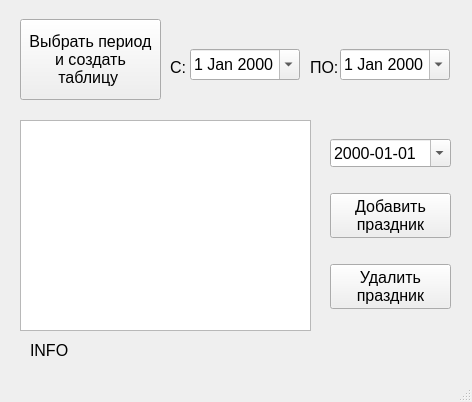
<?xml version="1.0" encoding="UTF-8"?>
<ui version="4.0">
 <class>MainWindow</class>
 <widget class="QMainWindow" name="MainWindow">
  <property name="geometry">
   <rect>
    <x>0</x>
    <y>0</y>
    <width>472</width>
    <height>402</height>
   </rect>
  </property>
  <property name="windowTitle">
   <string>Рабочие дни</string>
  </property>
  <widget class="QWidget" name="centralwidget">
   <widget class="QDateEdit" name="dateEdit_from">
    <property name="geometry">
     <rect>
      <x>190</x>
      <y>49</y>
      <width>110</width>
      <height>31</height>
     </rect>
    </property>
    <property name="font">
     <font>
      <pointsize>12</pointsize>
     </font>
    </property>
    <property name="currentSection">
     <enum>QDateTimeEdit::MonthSection</enum>
    </property>
    <property name="calendarPopup">
     <bool>true</bool>
    </property>
   </widget>
   <widget class="QDateEdit" name="dateEdit_to">
    <property name="geometry">
     <rect>
      <x>340</x>
      <y>49</y>
      <width>110</width>
      <height>31</height>
     </rect>
    </property>
    <property name="font">
     <font>
      <pointsize>12</pointsize>
     </font>
    </property>
    <property name="currentSection">
     <enum>QDateTimeEdit::MonthSection</enum>
    </property>
    <property name="calendarPopup">
     <bool>true</bool>
    </property>
   </widget>
   <widget class="QPushButton" name="pushButton_workday">
    <property name="geometry">
     <rect>
      <x>20</x>
      <y>19</y>
      <width>141</width>
      <height>81</height>
     </rect>
    </property>
    <property name="font">
     <font>
      <pointsize>12</pointsize>
     </font>
    </property>
    <property name="text">
     <string>Выбрать период
и создать
таблицу </string>
    </property>
   </widget>
   <widget class="QLabel" name="label">
    <property name="geometry">
     <rect>
      <x>170</x>
      <y>59</y>
      <width>21</width>
      <height>16</height>
     </rect>
    </property>
    <property name="font">
     <font>
      <pointsize>12</pointsize>
     </font>
    </property>
    <property name="text">
     <string>С:</string>
    </property>
   </widget>
   <widget class="QLabel" name="label_2">
    <property name="geometry">
     <rect>
      <x>310</x>
      <y>59</y>
      <width>31</width>
      <height>16</height>
     </rect>
    </property>
    <property name="font">
     <font>
      <pointsize>12</pointsize>
     </font>
    </property>
    <property name="text">
     <string>ПО:</string>
    </property>
   </widget>
   <widget class="QListWidget" name="listWidget_holidays">
    <property name="geometry">
     <rect>
      <x>20</x>
      <y>120</y>
      <width>291</width>
      <height>211</height>
     </rect>
    </property>
    <property name="font">
     <font>
      <pointsize>11</pointsize>
     </font>
    </property>
   </widget>
   <widget class="QWidget" name="verticalLayoutWidget">
    <property name="geometry">
     <rect>
      <x>330</x>
      <y>119</y>
      <width>121</width>
      <height>211</height>
     </rect>
    </property>
    <layout class="QVBoxLayout" name="verticalLayout">
     <item>
      <widget class="QDateEdit" name="dateEdit_holidays">
       <property name="font">
        <font>
         <pointsize>12</pointsize>
        </font>
       </property>
       <property name="displayFormat">
        <string>yyyy-MM-dd</string>
       </property>
       <property name="calendarPopup">
        <bool>true</bool>
       </property>
      </widget>
     </item>
     <item>
      <widget class="QPushButton" name="pushButton_add_holiday">
       <property name="font">
        <font>
         <pointsize>12</pointsize>
        </font>
       </property>
       <property name="text">
        <string>Добавить
праздник</string>
       </property>
      </widget>
     </item>
     <item>
      <widget class="QPushButton" name="pushButton_remove_holiday">
       <property name="font">
        <font>
         <pointsize>12</pointsize>
        </font>
       </property>
       <property name="text">
        <string>Удалить
праздник</string>
       </property>
      </widget>
     </item>
    </layout>
   </widget>
   <widget class="QLabel" name="label_info">
    <property name="geometry">
     <rect>
      <x>30</x>
      <y>340</y>
      <width>411</width>
      <height>21</height>
     </rect>
    </property>
    <property name="font">
     <font>
      <pointsize>12</pointsize>
     </font>
    </property>
    <property name="text">
     <string>INFO</string>
    </property>
   </widget>
  </widget>
  <widget class="QMenuBar" name="menubar">
   <property name="geometry">
    <rect>
     <x>0</x>
     <y>0</y>
     <width>472</width>
     <height>21</height>
    </rect>
   </property>
  </widget>
  <widget class="QStatusBar" name="statusbar"/>
 </widget>
 <resources/>
 <connections/>
</ui>
